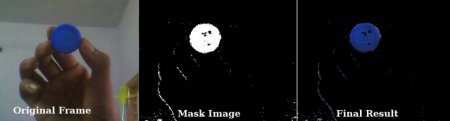
#> input picture BlueBallDetection/blueball.jpg, 450 x 121 px
$ python main.py
#> lines starting #> are read from the running program, lines starting #| are printed output that depends on the picture; after the words box and inside, x2 and y2 are one past the last pixel; in counts of white or black regions, pixels touching at a corner belong together
import cv2
import numpy as np


frame = cv2.imread('blueball.jpg')
#> frame is the input picture: shape (121, 450, 3); mean B, G, R 34.8, 34.6, 34.9
# Convert BGR to HSV
hsv = cv2.cvtColor(frame, cv2.COLOR_BGR2HSV)
#> hsv: shape (121, 450, 3); mean H, S, V 23.9, 32, 38.8

# define range of blue color in HSV
#lower_blue = np.array([110,50,50])
#upper_blue = np.array([130,255,255])

lower_blue = np.array([110,100,100])
upper_blue = np.array([130,255,255])

# Threshold the HSV image to get only blue colors
mask = cv2.inRange(hsv, lower_blue, upper_blue)
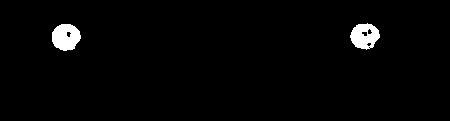
#> mask: shape (121, 450); 2.1% white; 2 white regions, box (x1, y1, x2, y2) and area: (52, 24, 81, 51) 593, (350, 23, 380, 50) 545

# Bitwise-AND mask and original image
res = cv2.bitwise_and(frame,frame, mask= mask)
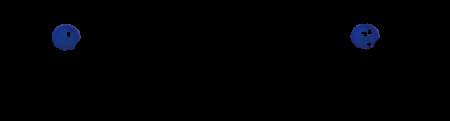
#> res: shape (121, 450, 3); mean B, G, R 2.6, 1.1, 0.6

cv2.imshow('frame',frame)
cv2.imshow('mask',mask)
cv2.imshow('res',res)


cv2.waitKey(0)
cv2.destroyAllWindows()

cv2.destroyAllWindows()
